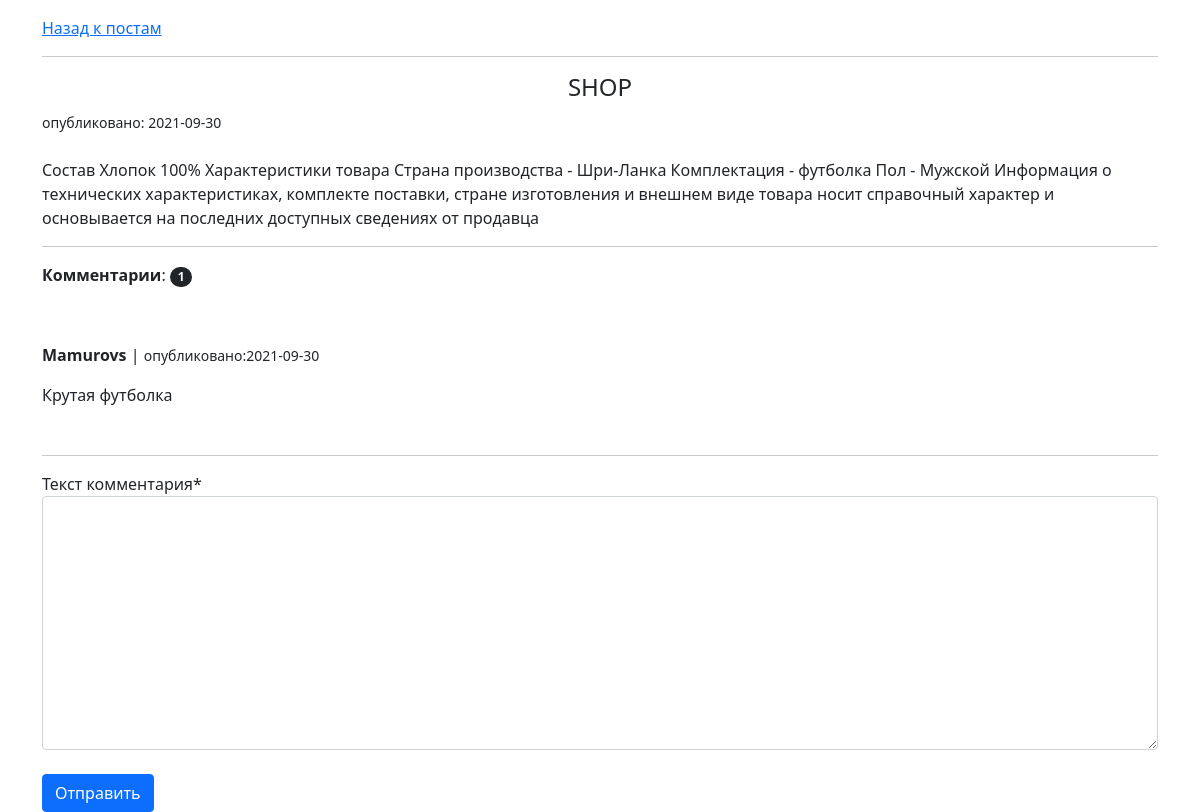
/posts/1/ (signed in), run on the app's committed database.
### posts/models.py (models this page shows, shortened)
class Post(models.Model):
    author = models.ForeignKey(User, on_delete=models.CASCADE, verbose_name='Автор')
    title = models.CharField(max_length=255, verbose_name='Заголовок')
    slug = models.SlugField()
    content = models.TextField(verbose_name='Содержимое поста')
    created_at = models.DateTimeField(editable=False)
    updated_at = models.DateTimeField()
    comments = GenericRelation('comments.Comment')

### comments/models.py (models this page shows, shortened)
class Comment(models.Model):
    author = models.ForeignKey(User, verbose_name='Автор комментария', on_delete=models.CASCADE)
    content_type = models.ForeignKey(ContentType, on_delete=models.CASCADE)
    object_id = models.PositiveIntegerField()
    content_object = GenericForeignKey('content_type', 'object_id')
    text = models.TextField(verbose_name='Текст комментария')
    created_at = models.DateTimeField(editable=False)

### posts/views.py (the view)
# urls.py: path('posts/<str:post_slug>/', PostDetailView.as_view(), name='post')
class PostDetailView(DetailView):
    model = Post
    template_name = 'post_detail.html'
    context_object_name = 'post'
    slug_url_kwarg = 'post_slug'
    def get_context_data(self, **kwargs):
        context = super().get_context_data(**kwargs)
        context['form'] = CommentForm(self.request.POST or None)
        return context

### comments/forms.py
class CommentForm(forms.ModelForm):
    class Meta:
        model = Comment
        fields = ['text']

### posts/templates/post_detail.html (shortened to what this page needs)
{% extends 'posts.html' %}
{% load crispy_forms_tags %}
{% block content %}
<nav aria-label="breadcrumb">
  <ol class="breadcrumb">
      <li class="breadcrumb-item active" aria-current="page"><a href="{% url 'posts' %}">Назад к постам</a></li>
  </ol>
</nav>
    <hr>
    <h4 class="text-center">{{ post.title }}</h4>
    <small>опубликовано: {{ post.created_at|date:"Y-m-d" }}</small>
    <br><br>
    <p>{{ post.content|safe }}</p>
    <hr>
    <p><strong>Комментарии</strong>: <span class="badge rounded-pill bg-dark">{{ post.comments.count }}</span></p>
    <br>
    <div class="row">
        {% for comment in post.comments.all %}
            <div class="col-md-12 mt-3 mb-3">
                <p><strong>{{ comment.author.username }}</strong> | <small>опубликовано:{{ comment.created_at|date:"Y-m-d" }}</small></p>
                <p>{{ comment.text }}</p>
            </div>
        {% endfor %}
    </div>
    <hr>
    {% if request.user.is_authenticated %}
    <form action="{% url 'comments:comment-create' content_type='post' object_id=post.id %}" method="POST">
        {{ form|crispy }}
        <br>
    <input class="btn btn-primary" type="submit" value="Отправить">
    </form>
    {% else %}
        <p class="text-center">Оставлять комментарии могут только авторизованные пользователи</p>
    {% endif %}
{% endblock content %}

### data on the page
Post: title "SHOP", created_at "2021-09-30", content "Состав Хлопок 100% Характеристики товара Страна производства - Шри-Ланка Комплектация - футболка Пол - Мужской Информация о технических характеристиках, комплекте поставки, стране изготовления и внешнем виде товара носит справочный характер и основывается на последних доступных сведениях от продавца", comments.count "1"
Comment: author.username "Mamurovs", created_at "2021-09-30", text "Крутая футболка"
